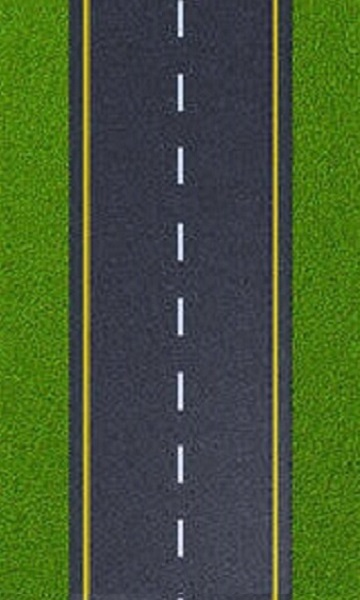
#> input picture back2.jpg, 360 x 600 px, given in place of the camera
$ python test_camera.py
#> lines starting #> are read from the running program, lines starting #| are printed output that depends on the picture; after the words box and inside, x2 and y2 are one past the last pixel; in counts of white or black regions, pixels touching at a corner belong together
import cv2
import numpy as  np

cap =cv2.VideoCapture(2)
cordeX, cordeY = 0,0
val = 0
font = cv2.FONT_HERSHEY_SIMPLEX
def pointCoordenates(frame):
    global cordeX, cordeY
    azulBajo = np.array([100, 100, 20])
    azulAlto = np.array([125, 255, 255])
    frameHSV = cv2.cvtColor(frame, cv2.COLOR_BGR2HSV)
    # Aplicamos la mascara
    mask = cv2.inRange(frameHSV, azulBajo, azulAlto)
    # Obtenemos los contornos de las partes blancas y los dibujamos
    contornos, _ = cv2.findContours(mask, cv2.RETR_EXTERNAL, cv2.CHAIN_APPROX_SIMPLE)
    """
    Dibujamos todos los contornos, con
    -1 indicamos que dibuje todos los encontrados
    (255,0,0) indica que va dibujar los contornos azules BGR
    3 indica el grosor de la linea a dibujar.
    """
    # cv2.drawContours(frame, contornos, -1, (255,0,0),3)
    # Como se dibujan multiples contornos, solo seleccionaremos los que cumplan cierta area.
    for contor in contornos:
        area = cv2.contourArea(contor)
        if area > 700:
            # Buscamos las coordenadas del centro
            centros = cv2.moments(contor)
            if (centros["m00"] == 0): centros["m00"] = 1
            x = int(centros["m10"] / centros["m00"])
            y = int(centros["m01"] / centros["m00"])
            cordeX = x
            cordeY = y
            # 7 indica el radio
            cv2.circle(frame, (x, y), 7, (0, 255, 0), -1)
            font = cv2.FONT_HERSHEY_SIMPLEX
            cv2.putText(frame, '{},{}'.format(x, y), (x + 10, y), font, 0.75, (0, 255, 0), 1, cv2.LINE_AA)
            # Luego de eliminar los contorno menores a cierta area, vamos a suavizar los contornos
            contorSuavi = cv2.convexHull(contor)
            cv2.drawContours(frame, [contorSuavi], 0, (255, 0, 0), 3)

while(cap.isOpened()):
    ret,frame = cap.read()
#> frame is the input picture: shape (600, 360, 3); mean B, G, R 51.9, 88.5, 68.9
    frame =cv2.flip(frame,1)
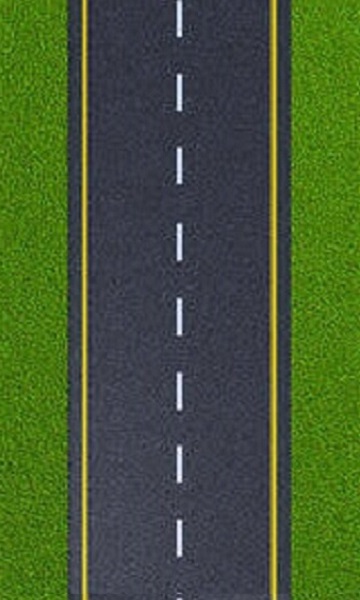
#> frame: shape (600, 360, 3); mean B, G, R 51.9, 88.5, 68.9
    if ret==True:
        fil=frame.shape[0]
#> fil = 600
        col = frame.shape[1]
#> col = 360
        x_medio_derecha=int((col+60)/2)
#> x_medio_derecha = 210
        x_medio_izquierda =int((col-60)/2)
#> x_medio_izquierda = 150

        cordeX =  int(col/2)
#> cordeX = 180
        cordeY = int(fil/2)
#> cordeY = 300

        #Linea derecha
        cv2.line(frame,(x_medio_derecha,0),(x_medio_derecha,fil),(0,255,0),2)
        #Linea izquierda
        cv2.line(frame, (x_medio_izquierda, 0), (x_medio_izquierda, fil), (0, 255, 0), 2)
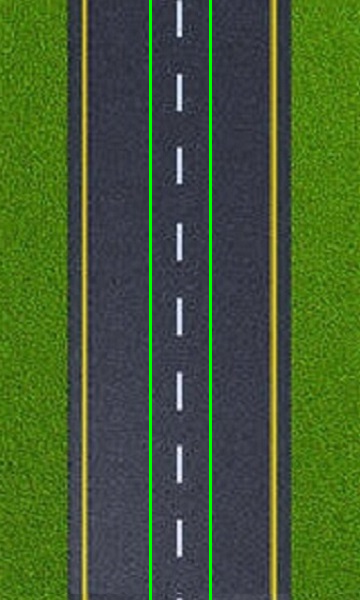
#> frame: shape (600, 360, 3); mean B, G, R 50.7, 91.7, 68
        pointCoordenates(frame)
#> in pointCoordenates, `frameHSV = cv2.cvtColor(frame, cv2.COLOR_BGR2HSV)`: frameHSV: shape (600, 360, 3); mean H, S, V 81.3, 125.2, 99
#> in pointCoordenates, `mask = cv2.inRange(frameHSV, azulBajo, azulAlto)`:
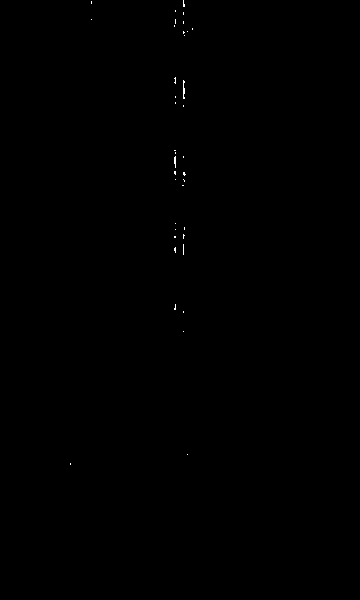
#> mask: shape (600, 360); 0.08% white in thin lines or dots, all inside (x1, y1, x2, y2) = (70, 0, 193, 465)
#> in pointCoordenates, `contornos, _ = cv2.findContours(mask, cv2.RETR_EXTERNAL, cv2.CHAIN_APP..`: contornos = 38 contours, all with area under 20
#> the loop in pointCoordenates, `for contor in contornos:` made 38 passes
#> (contor, area) on passes 1, 2, 3, 4, 7, 8, 9, 10, 11, 12, 13, 14: ([[70, 463], [70, 464]], 0), ([[187, 454]], 0), ([[183, 331]], 0), ([[183, 311], [183, 312]], 0), ([[183, 244], [183, 254]], 0), ([[174, 236], [174, 237], [175, 237], [175, 236]], 1), ([[183, 234], [183, 238], [183, 236], [184, 235]], 1), ([[175, 229]], 0), ([[184, 227], [184, 229]], 0), ([[175, 223]], 0), ([[182, 185], [183, 185]], 0), ([[183, 179], [184, 180], [184, 181], [184, 180]], 0)
#> area on passes 5, 6, 16, 19, 25, 26: 1.5, 3, 3.5, 7, 9.5, 2

        #izquierda
        if(cordeX>0 and  cordeX<x_medio_izquierda):
            val = -1.5
        if(cordeX>=x_medio_izquierda and cordeX<=x_medio_derecha):
            val = 0
        if(cordeX>x_medio_derecha and cordeX<col):
            val = 1.5

        cv2.putText(frame,str(val),(20,20),font, 0.75,(0, 0, 255), 1, cv2.LINE_AA)
#> frame: shape (600, 360, 3); 0.06% of pixels changed, all inside (x1, y1, x2, y2) = (21, 3, 35, 22)
        cv2.putText(frame,'CordX: '+ str(cordeX), (20, 60), font, 0.75, (0, 0, 255), 1, cv2.LINE_AA)
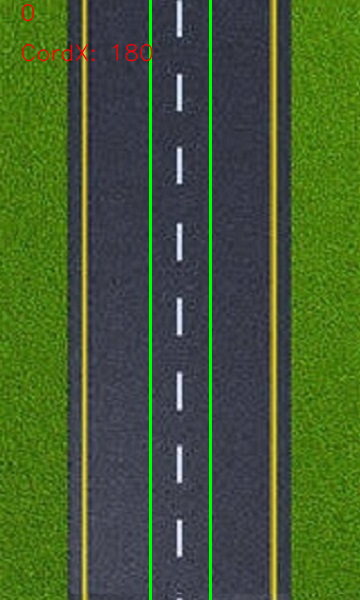
#> frame: shape (600, 360, 3); mean B, G, R 50.6, 91.6, 68.3

        cv2.imshow('Video',frame)
        if cv2.waitKey(1) & 0xFF == ord('s'):
#> (key Esc is pressed here)
            break
cap.release()
cv2.destroyAllWindows()


"""
def insertCamera():
    while (cap.isOpened()):
        ret, frame = cap.read()
        if ret == True:
            # Usamos flip 1 para girar el frame horizontalmente
            # Transformar de BGR a HSV
            frameRGB = cv2.cvtColor(frame, cv2.COLOR_BGR2RGB)

            frameRGB = cv2.resize(frameRGB, (440, 280))
            gameDisplay.fill([0, 0, 0])  # Fills the screen with black
            frameRGB = np.rot90(frameRGB)
            frameRGB = pygame.surfarray.make_surface(frameRGB)
            gameDisplay.blit(frameRGB, (440, 320))
            pygame.display.update()  # This updates the screen so we can see our rectangle
            for event in pygame.event.get():
                if event.type == QUIT:
                    sys.exit(0)


"""
